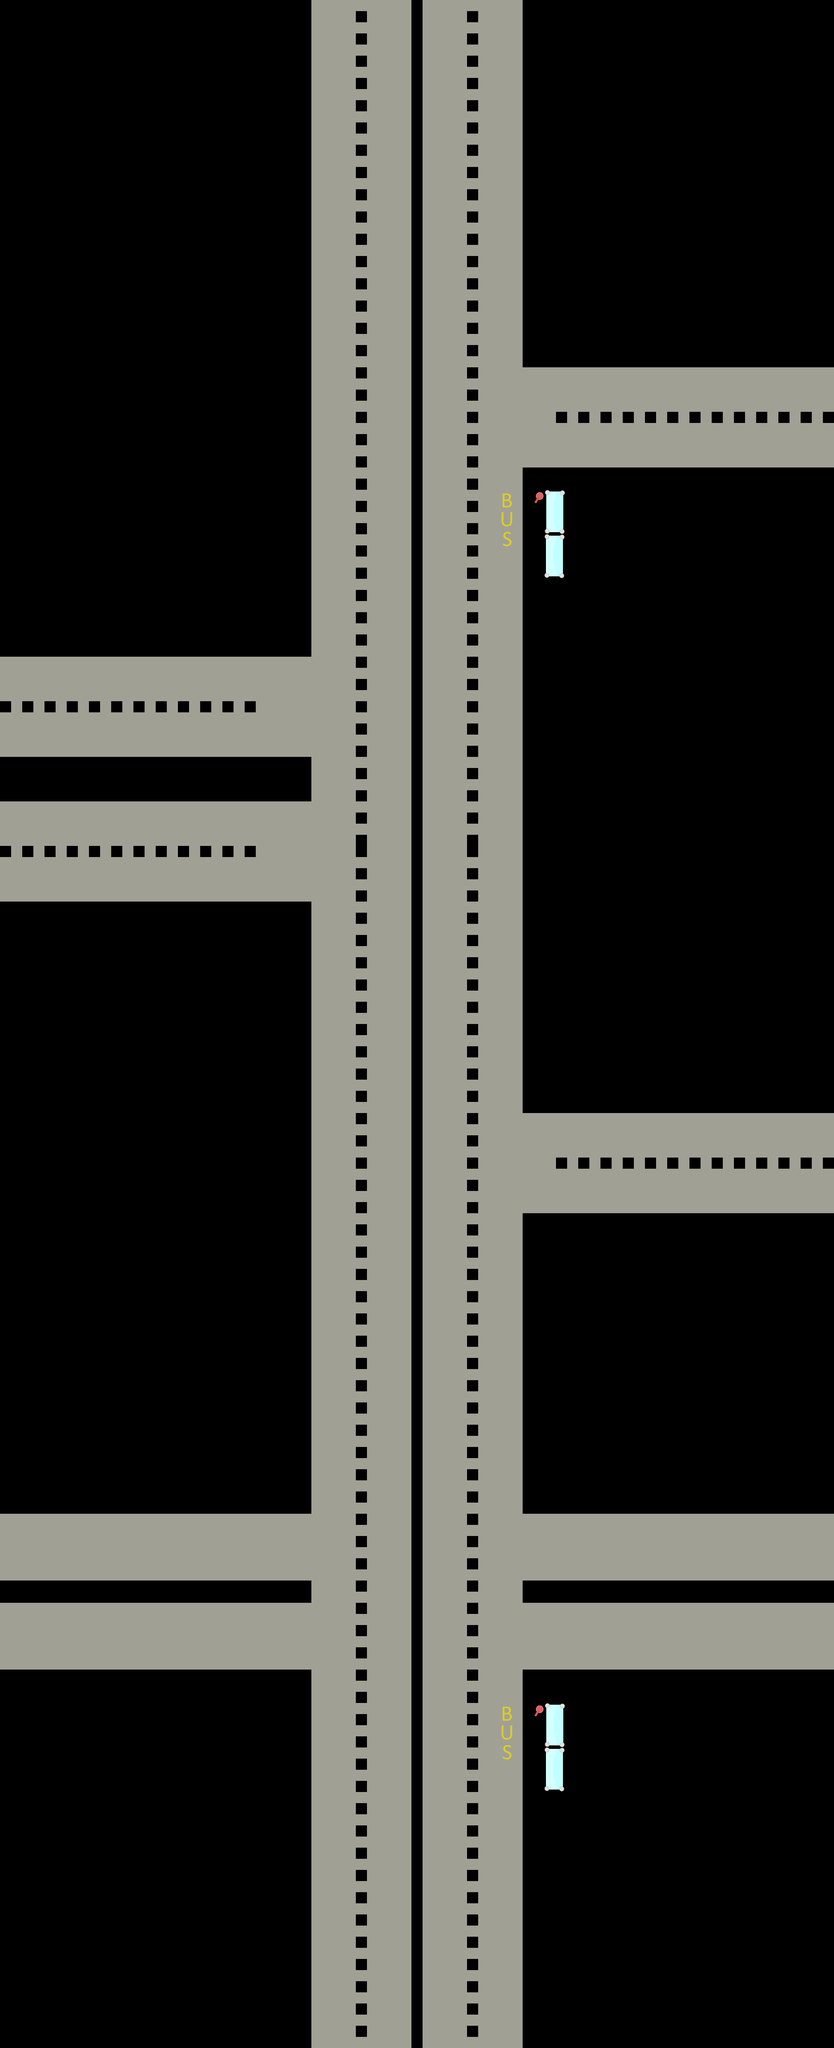

Rendered tile map (Tiled .tmx) drawn with the repository's tilesets; below, a short description and the map source with its tile grids summarised:
An orthogonal 75x184 tile map with 32x32 px tiles, 2 tile layers (Tile Layer 1, Tile Layer 2), 2 tilesets.

<map version="1.2" tiledversion="1.3.4" orientation="orthogonal" renderorder="right-down" width="75" height="184" tilewidth="32" tileheight="32" infinite="0" nextlayerid="3" nextobjectid="1">
 <tileset firstgid="1" source="../busSprite.tsx" />
 <tileset firstgid="65" source="../Stations.tsx" />
 <layer id="1" name="Tile Layer 1" width="75" height="184">
  <data>[13800 cells, 7464 non-empty, 7 distinct tile ids]</data>
 </layer>
 <layer id="2" name="Tile Layer 2" width="75" height="184">
  <data>[13800 cells, 170 non-empty, 2 distinct tile ids]</data>
 </layer>
</map>